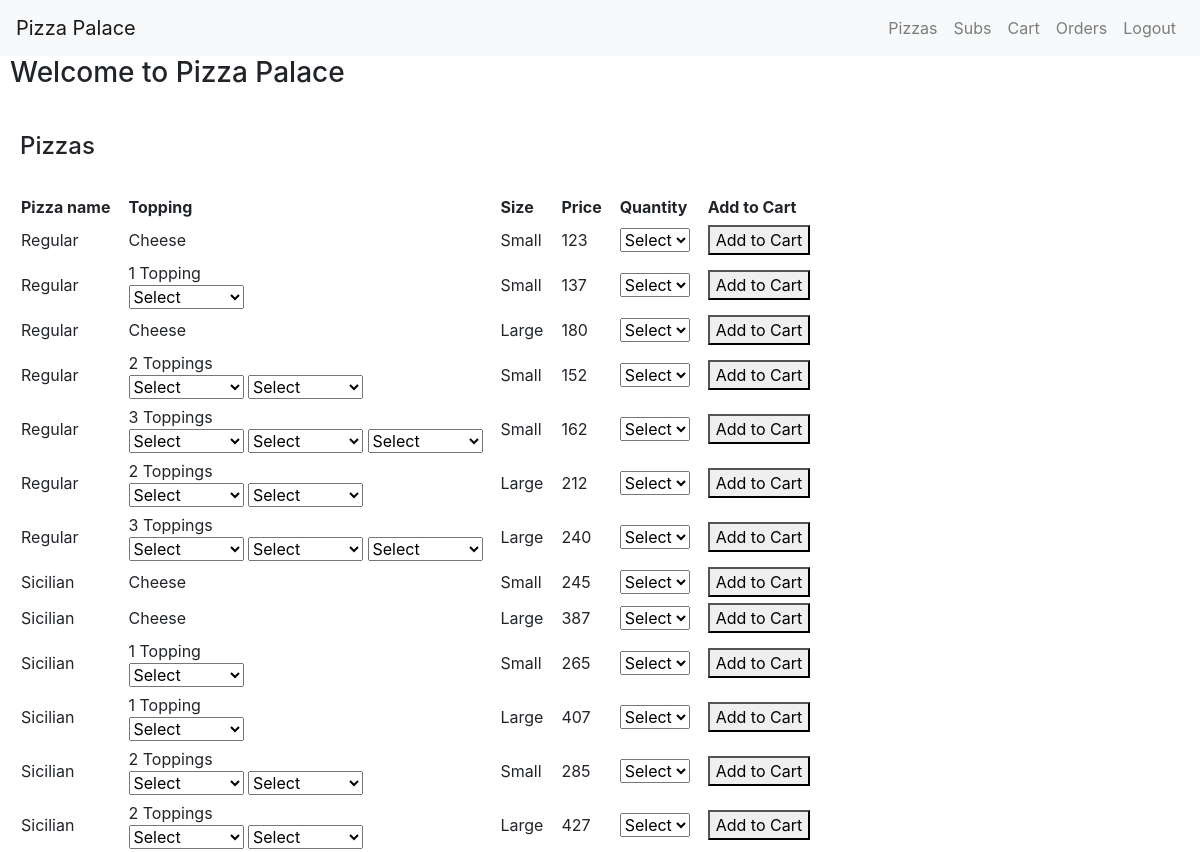
Page /pizzas (signed in) on the committed database.
### orders/models.py (models this page shows, shortened)
class Pizza(models.Model):
	pizza_name=models.CharField(max_length=32)
	topping_type=models.CharField(max_length=16)
	size=models.CharField(max_length=16)
	price=models.IntegerField()

### orders/views.py (the view, shortened to what this page needs)
# urls.py: path("pizzas", views.pizzas, name="pizzas"),
def pizzas(request):
	u=request.user
	cart,created=Cart.objects.get_or_create(cust_id=u.customer)
	context={
		"pizzas": Pizza.objects.all(),
		"toppings": Topping.objects.all()
	}
	return render(request, "orders/pizzas.html", context)

### orders/templates/orders/pizzas.html (shortened to what this page needs)
{% extends "orders/profile.html" %}
{% block Content %}
<h4>Pizzas</h4><br>
<table>
	<tr>
		<th>Pizza name</th>
		<th>Topping</th>
		<th>Size</th>
		<th>Price</th>
		<th>Quantity</th>
		<th>Add to Cart</th>
	</tr>
	{% for pizza in pizzas %}
	<tr>
		<form action="{% url 'pizzas' %}" method="POST">
			<td>{{ pizza.pizza_name }}</td>
			<td id="topping_type">{{ pizza.topping_type }}<br>
			<div>
				{% if pizza.topping_type == "1 Topping" %}
				<select name="topping1" id="topping1{{ pizza.id }}" required="required">
					<option disabled selected value="">Select</option>
				</select>
				{% elif pizza.topping_type == "2 Toppings" or pizza.topping_type == "3 Toppings" %}
				<select name="topping1" id="topping1{{ pizza.id }}" onchange="topping_change(this,'{{ pizza.id }}','topping1')" required="required">
					<option disabled selected value="">Select</option>
				</select>
				<select name="topping2" id="topping2{{ pizza.id }}" onchange="topping_change(this,'{{ pizza.id }}','topping2')" required="required">
					<option disabled selected value="">Select</option>
				</select>
				{% endif %}
				{% if pizza.topping_type == "3 Toppings" %}
				<select name="topping3" id="topping3{{ pizza.id }}" onchange="topping_change(this,'{{ pizza.id }}','topping3')" required="required">
					<option disabled selected value="">Select</option>
				</select>
				{% endif %}
			</div>
			</td>
			<td>{{ pizza.size }}</td>
			<td>{{ pizza.price }}</td>
			<td><select name="quantity" required="required">
				<option disabled selected value="">Select</option>
			</select></td>
			<td><button type="submit">Add to Cart</button></td>
		</form>
	</tr>
	{% endfor %}
</table>
{% endblock %}

### orders/templates/orders/profile.html (shortened to what this page needs)
{% extends "orders/base.html" %}
{% load static %}
{% block Script %}
<link rel="stylesheet" href="{% static 'orders/menu.css' %}">
{% endblock %}
{% block Nav %}
<li class="nav-item">
	<a href="{% url 'pizzas' %}" class="nav-link">Pizzas</a>
</li>
<li class="nav-item">
	<a href="{% url 'subs' %}" class="nav-link">Subs</a>
</li>
<li class="nav-item">
	<a href="{% url 'cart' %}" class="nav-link">Cart</a>
</li>
<li class="nav-item">
	<a href="{% url 'order' %}" class="nav-link">Orders</a>
</li>
<li class="nav-item">
	<a href="{% url 'logout' %}" class="nav-link">Logout</a>
</li>
{% endblock %}
{% block Main %}
<h3 style="padding-left: 10px;">Welcome to Pizza Palace</h3><br>
<div id="content">
{% block Content %}
{% endblock %}
</div>
{% endblock %}

### orders/templates/orders/base.html (shortened to what this page needs)
{% load static %}
<!DOCTYPE html>
<html>
<head>
	<link rel="stylesheet" href="https://maxcdn.bootstrapcdn.com/bootstrap/4.5.0/css/bootstrap.min.css">
  	{% block Script %}
  	{% endblock %}
</head>
<body>
	<div>
		<nav class="navbar navbar-expand-lg navbar-light bg-light">
			<span class="navbar-brand">Pizza Palace</span>
			<div class="collapse navbar-collapse" id="navbarContent">
				<ul class="navbar-nav ml-auto">
					{% block Nav %}
					{% endblock %}
				</ul>
			</div>
		</nav>
		{% block Main %}
		{% endblock %}
	</div>
</body>
</html>

### orders/static/orders/menu.css (style rules this page uses)
#content { margin-left: 12px; margin-top: 10px; }
th, td { padding: 3px 9px; }
h5, h4 { padding-left: 8px; }

### rows in the picture
Pizza: pizza_name "Regular", topping_type "Cheese", size "Small", price "123"
Pizza: pizza_name "Regular", topping_type "1 Topping", size "Small", price "137"
Pizza: pizza_name "Regular", topping_type "Cheese", size "Large", price "180"
Pizza: pizza_name "Regular", topping_type "2 Toppings", size "Small", price "152"
Pizza: pizza_name "Regular", topping_type "3 Toppings", size "Small", price "162"
Pizza: pizza_name "Regular", topping_type "2 Toppings", size "Large", price "212"
Pizza: pizza_name "Regular", topping_type "3 Toppings", size "Large", price "240"
Pizza: pizza_name "Sicilian", topping_type "Cheese", size "Small", price "245"
Pizza: pizza_name "Sicilian", topping_type "Cheese", size "Large", price "387"
Pizza: pizza_name "Sicilian", topping_type "1 Topping", size "Small", price "265"
Pizza: pizza_name "Sicilian", topping_type "1 Topping", size "Large", price "407"
Pizza: pizza_name "Sicilian", topping_type "2 Toppings", size "Small", price "285"
Pizza: pizza_name "Sicilian", topping_type "2 Toppings", size "Large", price "427"
